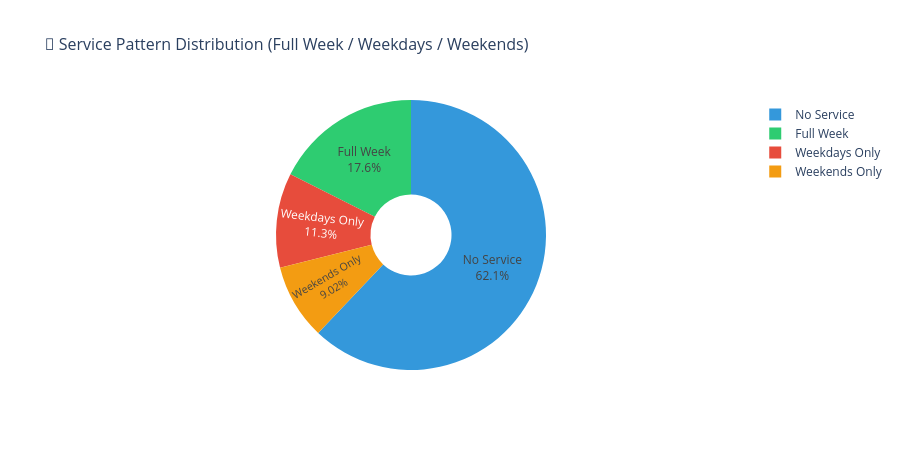

Notebook code cell kept with this figure:
### Code cell
# Service pattern breakdown — Full Week vs Weekdays Only vs Weekends Only
patterns = pd.read_sql("""
    SELECT service_pattern, COUNT(*) as count
    FROM calendar
    GROUP BY service_pattern
    ORDER BY count DESC
""", engine)

fig6 = px.pie(
    patterns,
    values='count',
    names='service_pattern',
    title='📅 Service Pattern Distribution (Full Week / Weekdays / Weekends)',
    color_discrete_sequence=['#3498db','#2ecc71','#e74c3c','#f39c12'],
    hole=0.3
)
fig6.update_traces(textposition='inside', textinfo='percent+label')
fig6.update_layout(title_font_size=16, height=450)
fig6.show()

### Figure 1 — Plotly figure (JSON) as saved in the notebook; plotly's stock layout.template omitted (floating-point values rounded to 4 significant figures)
{"data": [{"domain": {"x": [0, 1], "y": [0, 1]}, "hole": 0.3, "hovertemplate": "service_pattern=%{label}<br>count=%{value}<extra></extra>", "labels": ["No Service", "Full Week", "Weekdays Only", "Weekends Only"], "legendgroup": "", "name": "", "showlegend": true, "textinfo": "percent+label", "textposition": "inside", "type": "pie", "values": [2065, 585, 377, 300]}], "layout": {"height": 450, "legend": {"tracegroupgap": 0}, "piecolorway": ["#3498db", "#2ecc71", "#e74c3c", "#f39c12"], "title": {"font": {"size": 16}, "text": "📅 Service Pattern Distribution (Full Week / Weekdays / Weekends)"}}}
